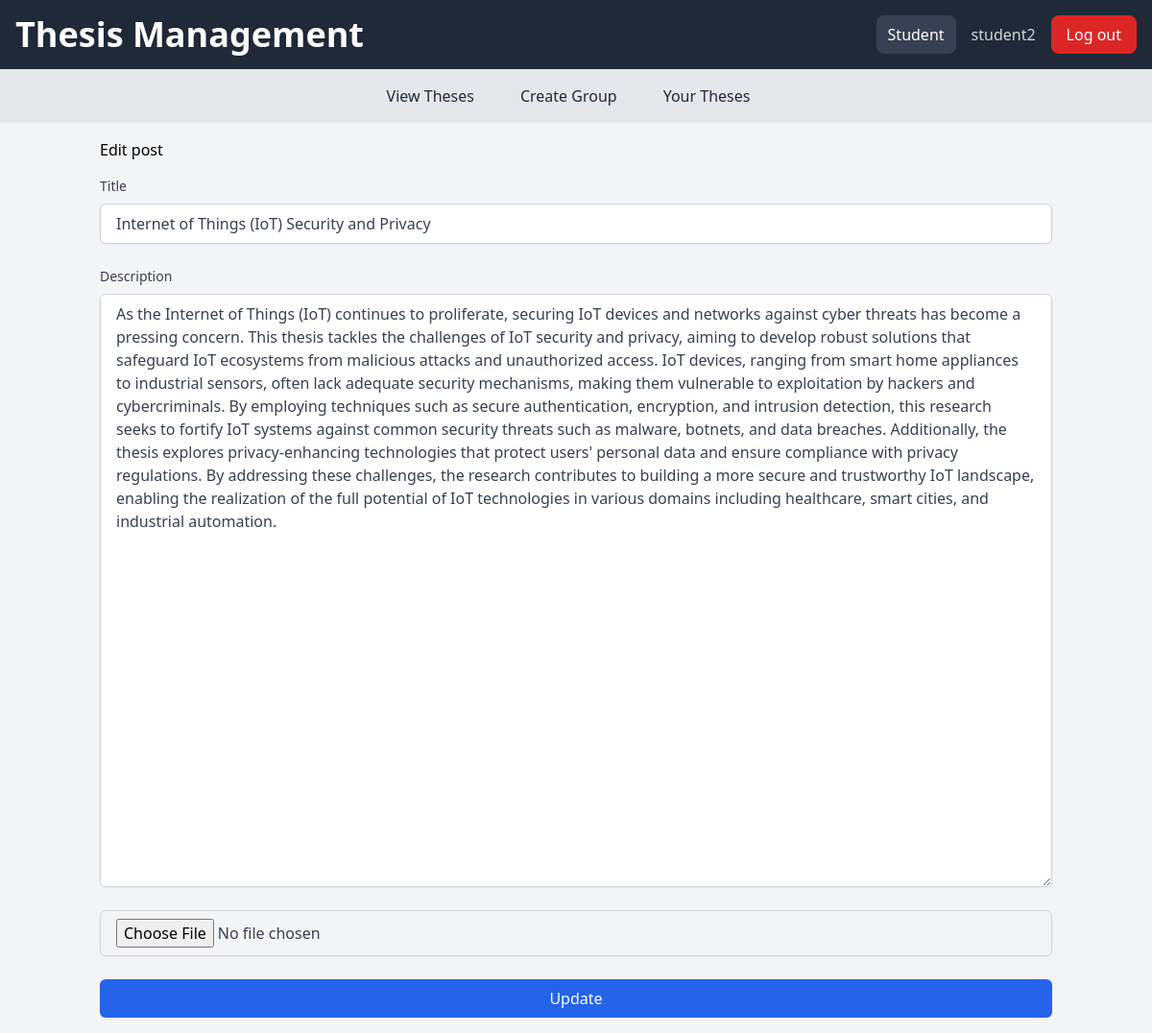
/edit_thesis/1/ (signed in), run on the app's committed database.
### app_week6/models.py (models this page shows, shortened)
class User(AbstractUser):
    USER_TYPE_CHOICES = (
        (1, 'Admin'),
        (2, 'Supervisor'),
        (3, 'Project Coordinator'),
        (4, 'Student'),
    )
    user_type = models.PositiveSmallIntegerField(choices=USER_TYPE_CHOICES, default=4)

class Thesis(models.Model):
    title = models.CharField(max_length=255)
    description = models.TextField()
    supervisor = models.ForeignKey(User, limit_choices_to={'user_type': 2}, on_delete=models.CASCADE)
    is_approved = models.BooleanField(default=False)
    students = models.ManyToManyField(User, related_name='theses', limit_choices_to={'user_type': 4}, blank=True, null=True)
    interested = models.ManyToManyField(User, related_name='interested_theses', limit_choices_to={'user_type': 4},blank=True, null=True)
    category = models.ManyToManyField(category, blank=True, null=True)
    software_engineering = models.BooleanField(null=True, blank=True, default=False)
    Information_Systems_and_Data_Science = models.BooleanField(null=True, blank=True, default=False) # Information Systems and Data Science
    Mechanical_Engineering = models.BooleanField(null=True, blank=True, default=False)
    Civil_and_Structural_Engineering = models.BooleanField(null=True, blank=True, default=False)
    Chemical_Engineering = models.BooleanField(null=True, blank=True, default=False)
    External = models.BooleanField(null=True, blank=True, default=False)
    Internal_Sydney = models.BooleanField(null=True, blank=True, default=False)
    Internal_Casuarina = models.BooleanField(null=True, blank=True, default=False) # Internal - Casuarina

### app_week6/views.py (the view)
# urls.py: path('edit_thesis/<int:thesis_id>/', views.edit_thesis, name='edit_thesis'),
@login_required
def edit_thesis(request, thesis_id):
    thesis = Thesis.objects.get(pk=thesis_id)
    if (request.user.user_type == 4):
        if request.method == 'POST':
            form = ThesisForm(request.POST, instance=thesis)
            if form.is_valid():
                form.save()
                return redirect('view_theses')
        else:
            form = ThesisForm(instance=thesis)
        return render(request, 'app_week6/edit_thesis.html', {'form': form})
    else:
        messages.error(request, "Not authorized to view thesis")
        return redirect('home')

### app_week6/form.py
class ThesisForm(forms.ModelForm):
    class Meta:
        model = Thesis
        fields = ['title', 'description','category','software_engineering','Information_Systems_and_Data_Science','Mechanical_Engineering','Civil_and_Structural_Engineering','Chemical_Engineering','External','Internal_Sydney','Internal_Casuarina']

### app_week6/templates/app_week6/edit_thesis.html (shortened to what this page needs)
{% extends 'app_week6/base.html' %}
{% block content %}
<h1>Edit post</h1>
<form action="" method="post">{% csrf_token %}
    <div class="space-y-6">
        <div class="mt-4">
            <label for="{{ form.title.id_for_label }}" class="block text-sm font-medium text-gray-700">
                {{ form.title.label }}
            </label>
            <input readonly type="text" id="{{ form.title.id_for_label }}" name="{{ form.title.name }}" value="{{ form.title.value|default_if_none:'' }}" class="block w-full px-4 py-2 mt-2 text-base text-gray-700 placeholder-gray-400 border border-gray-300 rounded-md shadow-sm focus:outline-none focus:ring-blue-500 focus:border-blue-500" />
        </div>
        <div class="mt-4">
            <label for="{{ form.description.id_for_label }}" class="block text-sm font-medium text-gray-700">
                {{ form.description.label }}
            </label>
            <textarea rows="25" cols="90" id="{{ form.description.id_for_label }}" name="{{ form.description.name }}" class="block w-full px-4 py-2 mt-2 text-base text-gray-700 placeholder-gray-400 border border-gray-300 rounded-md shadow-sm focus:outline-none focus:ring-blue-500 focus:border-blue-500" rows="3">{{ form.description.value|default_if_none:'' }}</textarea>
        </div>
        <div class="mt-4">
            <input type="file" id="{{ form.image.id_for_label }}" name="{{ form.image.name }}" class="block w-full px-4 py-2 mt-2 text-base text-gray-700 placeholder-gray-400 border border-gray-300 rounded-md shadow-sm focus:outline-none focus:ring-blue-500 focus:border-blue-500" />
        </div>
        <input type="submit" value="Update" class="w-full px-4 py-2 mt-2 text-base text-white bg-blue-600 hover:bg-blue-700 rounded-md shadow-sm focus:outline-none focus:ring-blue-500 focus:border-blue-500">
    </div>
</form>
{% endblock content %}

### app_week6/templates/app_week6/base.html (shortened to what this page needs)
<!DOCTYPE html>
<html>
<head>
    <link rel="stylesheet" href="https://unpkg.com/tailwindcss@^2/dist/tailwind.min.css">
</head>
<body class="h-screen bg-gray-100">
    <header class="bg-gray-800 text-white p-4 flex justify-between items-center">
        <h1 class="text-4xl font-bold">Thesis Management</h1>
        <div class="flex items-center space-x-4">
            {% if user.user_type == 1 %}
            <p class="bg-gray-700 py-2 px-3 rounded-lg">Admin</p>
            {% elif user.user_type == 2 %}
            <p class="bg-gray-700 py-2 px-3 rounded-lg">Supervisor</p>
            {% elif user.user_type == 3 %}
            <p class="bg-gray-700 py-2 px-3 rounded-lg">Project Coordinator</p>
            {% elif user.user_type == 4 %}
            <p class="bg-gray-700 py-2 px-3 rounded-lg">Student</p>
            {% endif %}
            {% if user.is_authenticated %}
            <div class="flex items-center space-x-4">
                <p class="text-gray-300">{{ user.username }}</p>
                <a href="{% url 'logout' %}" class="bg-red-600 text-white px-4 py-2 rounded-lg hover:bg-red-700 transition duration-300">
                    Log out
                </a>
            </div>
            {% else %}
            <a href="{% url 'login' %}" class="bg-blue-600 text-white px-4 py-2 rounded-lg hover:bg-blue-700 transition duration-300">
                Log In
            </a>
            {% endif %}
        </div>
    </header>
    <nav class="bg-gray-200 p-4">
        <ul class="flex flex-wrap justify-center">
            {% if user.is_authenticated %}
            <li class="mr-4"><a href="{% url 'view_theses' %}" class="text-gray-800 px-4 py-2 rounded">View Theses</a></li>
            <li class="mr-4"><a href="{% url 'create_group' %}" class="text-gray-800 px-4 py-2 rounded">Create Group</a></li>
            {% if user.user_type == 4 %}
            <li class="mr-4"><a href="{% url 'your_theses' %}" class="text-gray-800 px-4 py-2 rounded">Your Theses</a></li>
            {% endif %}
            {% endif %}
        </ul>
    </nav>
    <div class="container mx-auto p-4">
        {% block content %}
        {% endblock %}
    </div>
</body>
</html>

### data on the page
User: username "student2"
Thesis: title "Internet of Things (IoT) Security and Privacy", description "As the Internet of Things (IoT) continues to proliferate, securing IoT devices and networks against cyber threats has become a pressing concern. This thesis tackles the challenges of IoT security and privacy, aiming to develop robust solutions that safeguard IoT ecosystems from malicious attacks and unauthorized access. IoT devices, ranging from smart home appliances to industrial sensors, often lack adequate security mechanisms, making them vulnerable to exploitation by hackers and cybercriminals. By employing techniques such as secure authentication, encryption, and intrusion detection, this research seeks to fortify IoT systems against common security threats such as malware, botnets,…"
